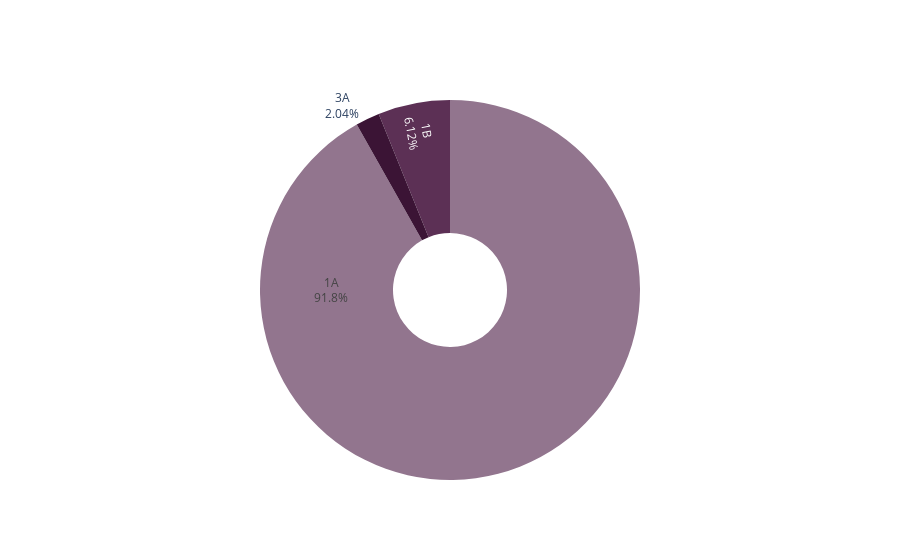

Notebook code cell kept with this figure:
### Markdown cell above
# When did you join this cohort?

### Code cell
labels = ['1A', '1B', '3A']
values = [45,3,1]
colors = ['#92758e', '#5c3055', '#3b1435']
fig = go.Figure(data=[go.Pie(labels=labels, values=values, textinfo='label+percent',
                             insidetextorientation='radial', marker_colors=colors, hole=.3
                            )])

fig.update_layout(showlegend=False)

iplot(fig)

### Figure 1 — Plotly figure (JSON) as saved in the notebook; plotly's stock layout.template omitted (floating-point values rounded to 4 significant figures)
{"data": [{"hole": 0.3, "insidetextorientation": "radial", "labels": ["1A", "1B", "3A"], "marker": {"colors": ["#92758e", "#5c3055", "#3b1435"]}, "textinfo": "label+percent", "type": "pie", "values": [45, 3, 1]}], "layout": {"showlegend": false}}
